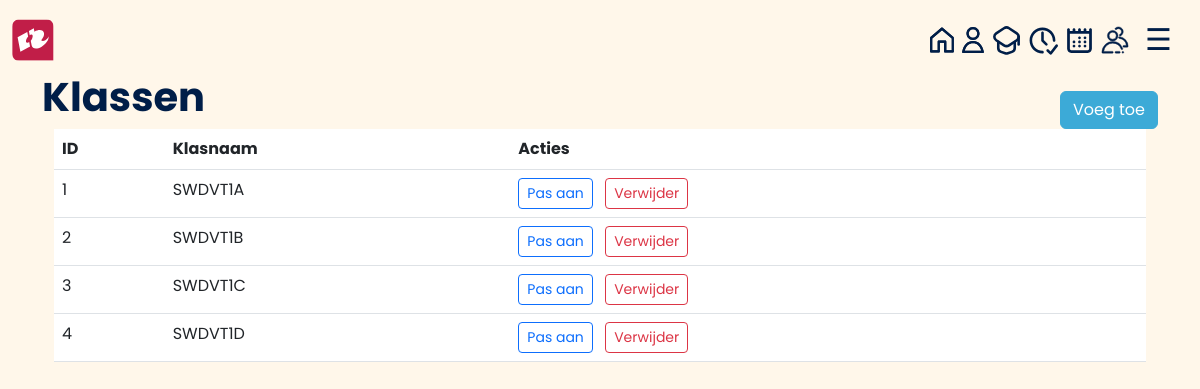
The app's page /admin/classes (signed in) with its own data.
### tables this page shows
CREATE TABLE Class (class_id INTEGER PRIMARY KEY, classname TEXT);

### lib/admin_routes.py (the view)
@admin.route('/admin/classes', methods=['GET'])
def admin_classes():
    if 'admin_logged_in' in session:
        c.execute("SELECT * FROM Class")
        classes = c.fetchall()
        return render_template('admin/admin_classes.html', classes=classes)
    else:
        return redirect(url_for('index'))

### templates/admin/admin_classes.html (shortened to what this page needs)
{% extends "base5.html" %}
{% block content %}
<head>
</head>
<body>
  <div style="padding-top: 25px;" class="d-flex justify-content-between align-items-end">
    <h1 class="fw-bold">Klassen</h1>
    <a href="/admin/classes/add" class="btn btn-primary">Voeg toe</a>
  </div>
    <div class="container">
      <table class="table table-hover">
        <thead>
          <tr>
            <th>ID</th>
            <th>Klasnaam</th>
            <th>Acties</th>
          </tr>
        </thead>
        <tbody>
          {% for class in classes %}
            <tr>
              <td>{{ class[0] }}</td>
              <td>{{ class[1] }}</td>
              <td>
                <a href="/admin/classes/update/{{ class[0] }}" class="btn btn-outline-primary btn-sm me-2">Pas aan</a>
                <form action="/admin/classes/delete" method="post" class="d-inline">
                  <button type="submit" class="btn btn-outline-danger btn-sm">Verwijder</button>
                </form>
              </td>
            </tr>
          {% endfor %}
        </tbody>
      </table>
    </div>
{% endblock %}

### static/admin_dashboard.css (style rules this page uses)
* { -webkit-font-smoothing: antialiased; }
html { font-family: "Poppins", sans-serif; }
body { background-color: #fff7ea; font-family: "Poppins", sans-serif; color: #001e48; transition: background-color .5s; }
.btn-primary { background-color: #3caad7; border-color: #3caad7; }

### records on screen
Class: class_id "1", classname "SWDVT1A"
Class: class_id "2", classname "SWDVT1B"
Class: class_id "3", classname "SWDVT1C"
Class: class_id "4", classname "SWDVT1D"
